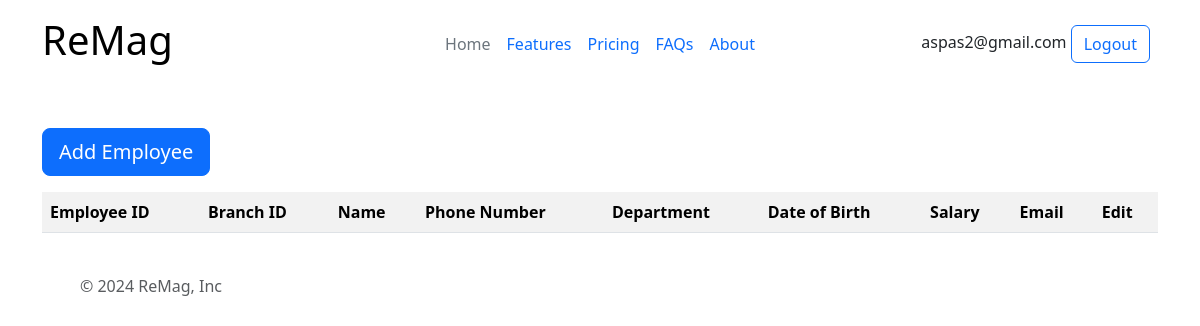
The app's page /all-employees (signed in), older data.
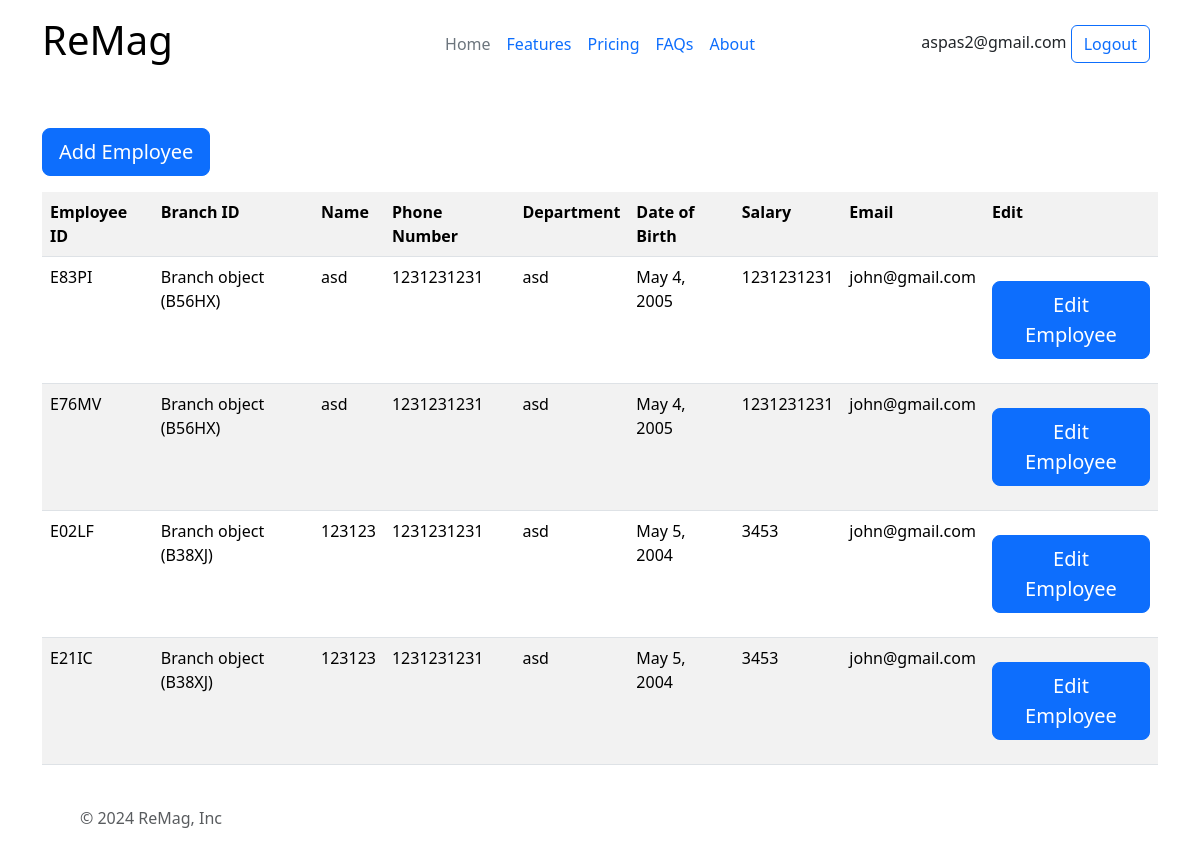
The same page, newer data.
### all/models.py (models this page shows, shortened)
class Company(models.Model):
    c_id=models.CharField(primary_key=True,max_length=5)
    c_name=models.CharField(max_length=30,null=False)
    c_phone=models.IntegerField(null=False)
    c_address=models.CharField(max_length=200,null=False)
    c_email=models.CharField(null=False,max_length=30)
    c_password=models.CharField(null=False,max_length=200)

class Employee(models.Model):
    emp_id=models.CharField(primary_key=True,max_length=5)
    b_id=models.ForeignKey(Branch,on_delete=models.CASCADE)
    emp_name=models.CharField(max_length=40,null=False)
    emp_phone_no=models.IntegerField(null=False)
    department=models.CharField(max_length=30)
    dob=models.DateField(null=False)
    salary=models.IntegerField(null=False)
    emp_email=models.CharField(null=False,max_length=30)
    emp_password=models.CharField(null=False,max_length=200)

class Branch(models.Model):
    b_id=models.CharField(primary_key=True,max_length=5)
    company=models.ForeignKey(Company, on_delete=models.CASCADE)
    b_address=models.CharField(null=False,max_length=200)
    b_phone_no=models.IntegerField(null=False)

### all/views.py (the view)
# urls.py: path("all-employees",views.all_emps,name="all-emps"),
def all_emps(request):
    context = {}
    if 'company' in request.session:
        user = Company.objects.filter(c_id=request.session['company'])
        company=Company.objects.get(pk=request.session['company'])
        if user.exists():
            context['email'] = request.session['email']
            company_branches = Branch.objects.filter(company=request.session['company'])
            all_emps=[]
            for branch in company_branches:
                all_emps.extend(Employee.objects.filter(b_id=branch))
            context['all_emps']=all_emps
            return render(request,"all/all-employees.html",context=context)
    return redirect("/logincompany")

### all/templates/all/all-employees.html (shortened to what this page needs)
{% extends "all/base.html" %}
{% block content %}
<div>
    <button type="button" class="btn btn-primary btn-lg  my-3" onclick="location.href = '/add-emp';" method="post">Add Employee</button>
    <table class="table table-striped col-md-6">
        <tr>
            <th scope="col-1">Employee ID</th>
            <th scope="col-1">Branch ID</th>
            <th scope="col-2">Name</th>
            <th scope="col-2">Phone Number</th>
            <th scope="col-1">Department</th>
            <th scope="col-1">Date of Birth</th>
            <th scope="col-1">Salary</th>
            <th scope="col-2">Email</th>
            <th scope="col-1">Edit</th>
        </tr>
        {% for emp in all_emps %}
            <tr>
                <td scope="col-1">{{emp.emp_id}}</td>
                <td scope="col-1">{{emp.b_id}}</td>
                <td scope="col-2">{{emp.emp_name}}</td>
                <td scope="col-2">{{emp.emp_phone_no}}</td>
                <td scope="col-1">{{emp.department}}</td>
                <td scope="col-1">{{emp.dob}}</td>
                <td scope="col-1">{{emp.salary}}</td>
                <td scope="col-2">{{emp.emp_email}}</td>
                <td scope="col-1"><button type="button" class="btn btn-primary btn-lg  my-3" onclick="location.href = '/edit-emp/{{emp.emp_id}}';" method="post">Edit Employee</button></td>
            </tr>
        {% endfor %}
    </table>
</div>
{% endblock %}

### all/templates/all/base.html (shortened to what this page needs)
{% load static %}
<!DOCTYPE html>
<head>
    <link href="https://cdn.jsdelivr.net/npm/bootstrap@5.3.3/dist/css/bootstrap.min.css" rel="stylesheet">
    <link href="{% static 'all/styles/styles1.css' %}" rel="stylesheet">
</head>
<body>
   <div class="container">
    <header class="d-flex flex-wrap align-items-center justify-content-center justify-content-md-between py-3 mb-4">
      <div class="col-md-3 mb-2 mb-md-0">
        <a href="/" class="d-inline-flex link-body-emphasis text-decoration-none">
            <h3>ReMag</h3>
        </a>
      </div>
      <ul class="nav col-12 col-md-auto mb-2 justify-content-center mb-md-0">
        <li><a href="#" class="nav-link px-2 link-secondary">Home</a></li>
        <li><a href="#" class="nav-link px-2">Features</a></li>
        <li><a href="#" class="nav-link px-2">Pricing</a></li>
        <li><a href="#" class="nav-link px-2">FAQs</a></li>
        <li><a href="#" class="nav-link px-2">About</a></li>
      </ul>
      {% if email %}
      <div class="col-md-3 text-end">
        {{email}}
        <button type="button" class="btn btn-outline-primary me-2" onclick="location.href = '/logout';">Logout</button>
      </div>
      {% endif %}
    </header>
  </div>
  <div class="container">
    {% block content %}
    {% endblock %}
  </div>
  <div class="container">
    <footer class="d-flex flex-wrap justify-content-between align-items-center py-3 my-4">
      <div class="col-md-4 d-flex align-items-center">
        <a href="/" class="mb-3 me-2 mb-md-0 text-body-secondary text-decoration-none lh-1">
          <svg class="bi" width="30" height="24"><use xlink:href="#bootstrap"></use></svg>
        </a>
        <span class="mb-3 mb-md-0 text-body-secondary">© 2024 ReMag, Inc</span>
      </div>
      <ul class="nav col-md-4 justify-content-end list-unstyled d-flex">
        <li class="ms-3"><a class="text-body-secondary" href="#"><svg class="bi" width="24" height="24"><use xlink:href="#twitter"></use></svg></a></li>
        <li class="ms-3"><a class="text-body-secondary" href="#"><svg class="bi" width="24" height="24"><use xlink:href="#instagram"></use></svg></a></li>
        <li class="ms-3"><a class="text-body-secondary" href="#"><svg class="bi" width="24" height="24"><use xlink:href="#facebook"></use></svg></a></li>
      </ul>
    </footer>
  </div>
</body>

### all/static/all/styles/styles1.css (style rules this page uses)
h1,h2,h3 { text-align: center; font-size: 40px; }

Row changes from the older to the newer data that the page shows:
added Employee: emp_id "E83PI", b_id "Branch object (B56HX)", emp_name "asd", emp_phone_no "1231231231", department "asd", dob "May 4, 2005", salary "1231231231", emp_email "john@gmail.com"
added Employee: emp_id "E76MV", b_id "Branch object (B56HX)", emp_name "asd", emp_phone_no "1231231231", department "asd", dob "May 4, 2005", salary "1231231231", emp_email "john@gmail.com"
added Employee: emp_id "E02LF", b_id "Branch object (B38XJ)", emp_name "123123", emp_phone_no "1231231231", department "asd", dob "May 5, 2004", salary "3453", emp_email "john@gmail.com"
added Employee: emp_id "E21IC", b_id "Branch object (B38XJ)", emp_name "123123", emp_phone_no "1231231231", department "asd", dob "May 5, 2004", salary "3453", emp_email "john@gmail.com"
